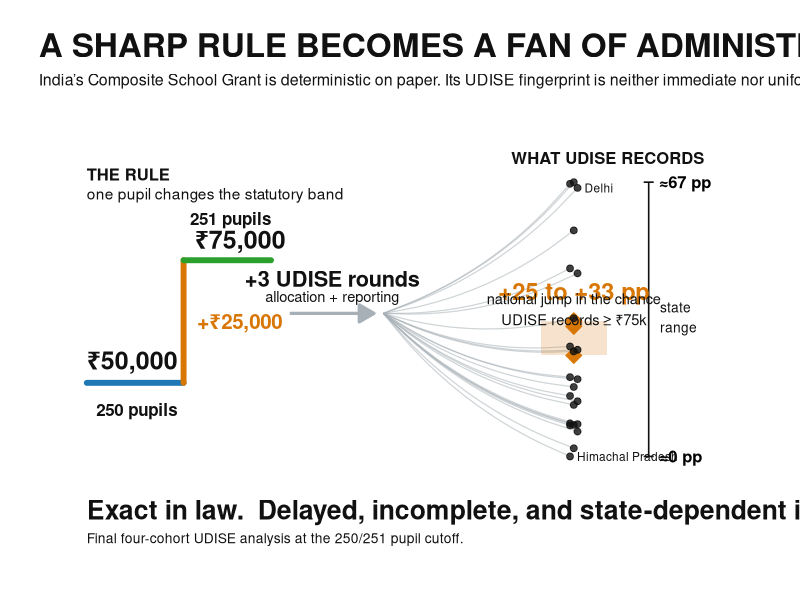
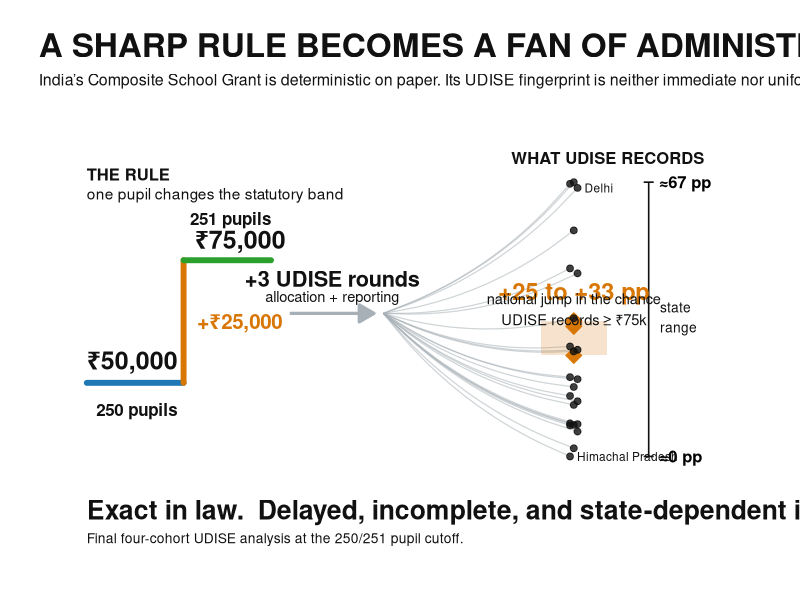
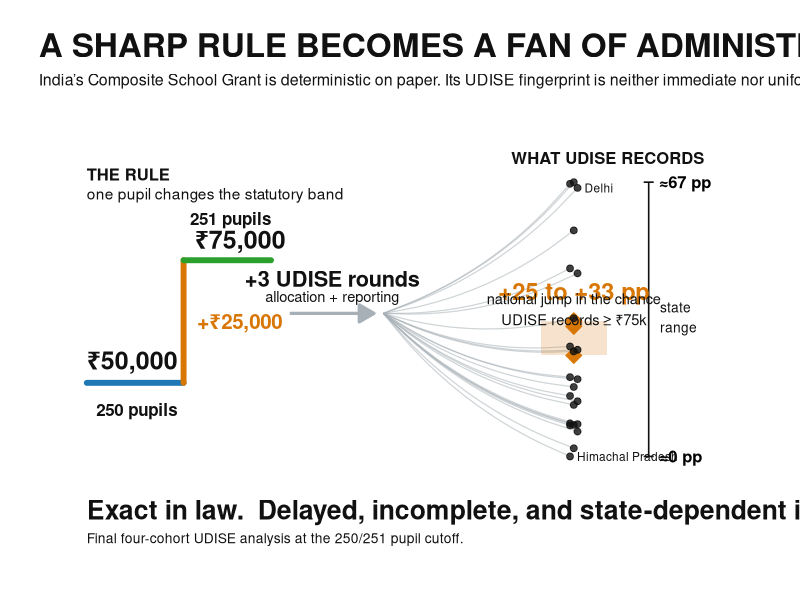

The R source for these figures, in order:
suppressPackageStartupMessages({
  library(ggplot2)
  library(dplyr)
  library(scales)
})

# Final study values from FINAL_FULL_RESEARCH_PROGRAM_RESULTS.md
state <- tibble::tribble(
  ~state, ~first_stage,
  "Chhattisgarh", 67.1,
  "Uttar Pradesh", 66.7,
  "Delhi", 65.7,
  "Haryana", 55.3,
  "Gujarat", 46.0,
  "Jammu & Kashmir", 44.8,
  "Jharkhand", 33.8,
  "Rajasthan", 26.9,
  "Assam", 26.1,
  "Tamil Nadu", 25.7,
  "Tripura", 19.4,
  "Bihar", 18.9,
  "Madhya Pradesh", 17.0,
  "Andhra Pradesh", 14.8,
  "West Bengal", 13.5,
  "Kerala", 12.6,
  "Karnataka", 8.1,
  "Odisha", 7.9,
  "Punjab", 7.7,
  "Maharashtra", 7.6,
  "Uttarakhand", 6.1,
  "Telangana", 2.0,
  "Himachal Pradesh", -0.3
)

national <- tibble::tibble(
  cohort = c("2019–20", "2020–21", "2021–22", "2022–23"),
  estimate = c(24.70, 31.81, 33.21, 32.52)
)

# The visual uses a single grammar: one exact statutory rule enters the
# administrative system and fans into the state-level UDISE fingerprints.
# Left-side vertical position is schematic because rupees and percentage points
# are different units. The right-side scale is quantitative.

# deterministic offsets so close state estimates remain visible
state <- state %>%
  arrange(first_stage) %>%
  mutate(
    y = pmax(first_stage, 0),
    x_end = 8.45 + rep(c(-0.06, 0, 0.06), length.out = n()),
    label = if_else(state %in% c("Chhattisgarh", "Uttar Pradesh", "Delhi", "Himachal Pradesh", "Telangana"), state, NA_character_)
  )

# Core palette
ink <- "#111111"
muted <- "#A7B0B7"
rule_lo <- "#1F77B4"
rule_hi <- "#2CA02C"
accent <- "#D97706"
shadow <- "#DCE8F1"

p <- ggplot() +
  # --- Statutory rule, one-pupil cliff ---
  annotate("segment", x = 0.65, xend = 2.2, y = 18, yend = 18,
           linewidth = 2.0, colour = rule_lo, lineend = "round") +
  annotate("segment", x = 2.2, xend = 2.2, y = 18, yend = 48,
           linewidth = 2.0, colour = accent, lineend = "round") +
  annotate("segment", x = 2.2, xend = 3.6, y = 48, yend = 48,
           linewidth = 2.0, colour = rule_hi, lineend = "round") +

  annotate("text", x = 0.65, y = 23.5, label = "₹50,000",
           hjust = 0, size = 6.3, fontface = "bold", colour = ink) +
  annotate("text", x = 2.38, y = 53.0, label = "₹75,000",
           hjust = 0, size = 6.3, fontface = "bold", colour = ink) +
  annotate("text", x = 1.45, y = 11.5, label = "250 pupils",
           size = 4.3, fontface = "bold", colour = ink) +
  annotate("text", x = 2.95, y = 58.2, label = "251 pupils",
           size = 4.3, fontface = "bold", colour = ink) +
  annotate("text", x = 2.42, y = 33, label = "+₹25,000",
           hjust = 0, size = 5.2, fontface = "bold", colour = accent) +
  annotate("text", x = 0.65, y = 69, label = "THE RULE",
           hjust = 0, size = 4.2, fontface = "bold", colour = ink) +
  annotate("text", x = 0.65, y = 64.3, label = "one pupil changes the statutory band",
           hjust = 0, size = 3.9, colour = ink) +

  # --- Administrative delay ---
  annotate("segment", x = 3.9, xend = 5.25, y = 35, yend = 35,
           linewidth = 1.1, colour = muted,
           arrow = arrow(length = unit(0.17, "inches"), type = "closed")) +
  annotate("text", x = 4.58, y = 43.5, label = "+3 UDISE rounds",
           size = 5.5, fontface = "bold", colour = ink) +
  annotate("text", x = 4.58, y = 39.1, label = "allocation + reporting",
           size = 3.7, colour = ink) +

  # --- The fan: one rule becomes many recorded fingerprints ---
  geom_curve(
    data = state,
    aes(x = 5.4, y = 35, xend = x_end, yend = y),
    curvature = 0.14,
    linewidth = 0.42,
    colour = muted,
    alpha = 0.55
  ) +

  # National four-cohort envelope: 24.7 to 33.2 pp
  annotate("rect", xmin = 7.92, xmax = 8.98,
           ymin = min(national$estimate), ymax = max(national$estimate),
           fill = accent, alpha = 0.20, colour = NA) +
  geom_point(
    data = national,
    aes(x = 8.45, y = estimate),
    shape = 23, size = 4.0, fill = accent, colour = accent
  ) +

  # State fingerprints
  geom_point(
    data = state,
    aes(x = x_end, y = y),
    size = 2.0, colour = ink, alpha = 0.80
  ) +

  # Quantitative state range guide
  annotate("segment", x = 9.65, xend = 9.65, y = 0, yend = 67.1,
           linewidth = 0.55, colour = ink) +
  annotate("segment", x = 9.57, xend = 9.73, y = 67.1, yend = 67.1,
           linewidth = 0.55, colour = ink) +
  annotate("segment", x = 9.57, xend = 9.73, y = 0, yend = 0,
           linewidth = 0.55, colour = ink) +
  annotate("text", x = 9.82, y = 67.1, label = "≈67 pp",
           hjust = 0, size = 4.2, fontface = "bold") +
  annotate("text", x = 9.82, y = 0, label = "≈0 pp",
           hjust = 0, size = 4.2, fontface = "bold") +

  # Right-side explanation, tied directly to quantitative marks
  annotate("text", x = 7.45, y = 73.0, label = "WHAT UDISE RECORDS",
           hjust = 0, size = 4.2, fontface = "bold", colour = ink) +
  annotate("text", x = 8.45, y = 40.5, label = "+25 to +33 pp",
           size = 6.0, fontface = "bold", colour = accent) +
  annotate("text", x = 8.45, y = 36.0,
           label = "national jump in the chance\nUDISE records ≥ ₹75k",
           size = 3.7, colour = ink) +
  annotate("text", x = 9.83, y = 34,
           label = "state\nrange",
           hjust = 0, size = 3.5, colour = ink) +

  # Selected state labels only, to prove the fan is real data without clutter
  geom_text(
    data = state %>% filter(!is.na(label)),
    aes(x = x_end + 0.11, y = y, label = label),
    hjust = 0, size = 3.0, colour = ink, check_overlap = TRUE
  ) +

  # Conclusion
  annotate("text", x = 0.65, y = -13.0,
           label = "Exact in law.  Delayed, incomplete, and state-dependent in the record.",
           hjust = 0, size = 6.7, fontface = "bold", colour = ink) +
  annotate("text", x = 0.65, y = -20.0,
           label = "Final four-cohort UDISE analysis at the 250/251 pupil cutoff.",
           hjust = 0, size = 3.5, colour = ink) +

  coord_cartesian(xlim = c(0.4, 10.8), ylim = c(-22, 78), clip = "off") +
  labs(
    title = "A SHARP RULE BECOMES A FAN OF ADMINISTRATIVE OUTCOMES",
    subtitle = "India’s Composite School Grant is deterministic on paper. Its UDISE fingerprint is neither immediate nor uniform."
  ) +
  theme_void(base_family = "sans") +
  theme(
    plot.title = element_text(size = 24, face = "bold", colour = ink, hjust = 0, margin = margin(b = 6)),
    plot.subtitle = element_text(size = 11.5, colour = ink, hjust = 0, margin = margin(b = 20)),
    plot.margin = margin(24, 34, 24, 28)
  )

out_dir <- "studies/composite_school_grant/figures/rendered"
dir.create(out_dir, recursive = TRUE, showWarnings = FALSE)

ggsave(file.path(out_dir, "csg_policy_prism_R.png"), p,
       width = 15.5, height = 8.5, units = "in", dpi = 320, bg = "white")
ggsave(file.path(out_dir, "csg_policy_prism_R.svg"), p,
       width = 15.5, height = 8.5, units = "in", bg = "white")
ggsave(file.path(out_dir, "csg_policy_prism_R.pdf"), p,
       width = 15.5, height = 8.5, units = "in", bg = "white")
